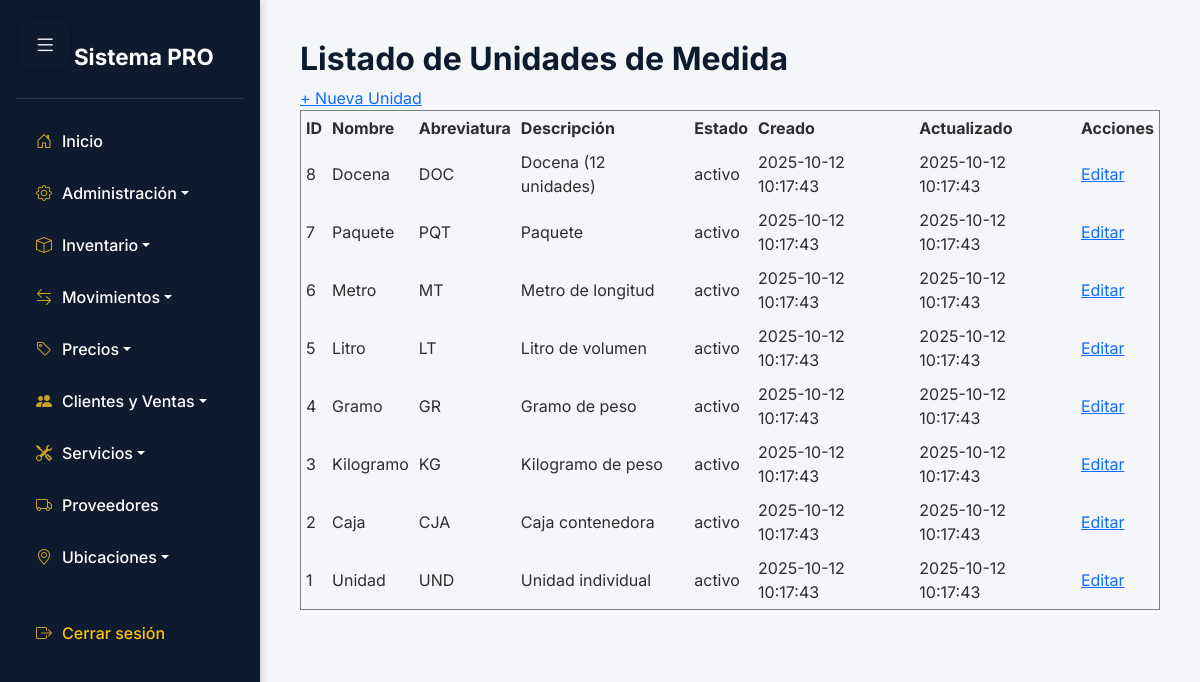
Page /app/vista/Unidad_medida/listar.php (signed in) on the committed database.
### tables this page shows
CREATE TABLE `unidades_medida` (
  `id` int NOT NULL,
  `nombre` varchar(50) NOT NULL,
  `abreviatura` varchar(10) NOT NULL,
  `descripcion` text,
  `estado_id` int NOT NULL DEFAULT '1',
  `usuario_creador_id` int DEFAULT NULL,
  `usuario_modificador_id` int DEFAULT NULL,
  `creado_en` datetime DEFAULT CURRENT_TIMESTAMP,
  `actualizado_en` datetime DEFAULT CURRENT_TIMESTAMP ON UPDATE CURRENT_TIMESTAMP
);

CREATE TABLE `bitacora_estados` (
  `id` int NOT NULL,
  `nombre` varchar(50) NOT NULL,
  `descripcion` text,
  `creado_en` datetime DEFAULT CURRENT_TIMESTAMP,
  `actualizado_en` datetime DEFAULT CURRENT_TIMESTAMP ON UPDATE CURRENT_TIMESTAMP
);

### app/Conexion/Conexion.php (called while the page is built)
<?php
class Conexion {
    private $conexion;
    private $host = 'localhost';
    private $dbName = 'aegis';
    private $username = 'root';
    private $password = '';
    public function __construct() {
        try {
            $this->conexion = new PDO(
                "mysql:host=$this->host;dbname=$this->dbName",
                $this->username,
                $this->password
            );
            $this->conexion->setAttribute(PDO::ATTR_ERRMODE, PDO::ERRMODE_EXCEPTION);
        } catch (PDOException $e) {
            die("Error de conexión: " . $e->getMessage());
        }
    }
    public function getConexion() {
        return $this->conexion;
    }
}
?>

### app/Controlador/UnidadesMedidaControlador.php (called while the page is built, shortened)
<?php
require_once __DIR__ . '/../Modelo/UnidadesMedida.php';
class UnidadesMedidaControlador {
    private $modelo;
    public function __construct() {
        $this->modelo = new UnidadMedida();
    }
    public function listar() {
        return $this->modelo->listar();
    }
}

### app/Modelo/UnidadesMedida.php (called while the page is built, shortened)
<?php
require_once __DIR__ . '/../Conexion/Conexion.php';
class UnidadMedida {
    private $conexion;
    public function __construct() {
        $this->conexion = new Conexion();
    }
    public function listar() {
        $sql = "SELECT u.id, u.nombre, u.abreviatura, u.descripcion,
                       e.nombre AS estado, u.creado_en, u.actualizado_en
                FROM unidades_medida u
                INNER JOIN bitacora_estados e ON u.estado_id = e.id
                ORDER BY u.id DESC";
        $stmt = $this->conexion->getConexion()->prepare($sql);
        $stmt->execute();
        return $stmt->fetchAll(PDO::FETCH_ASSOC);
    }
}

### app/Vista/Unidad_medida/listar.php (the view, shortened to what this page needs)
<?php
require_once '../../Controlador/UnidadesMedidaControlador.php';
include '../../../includes/sidebar.php';
$controlador = new UnidadesMedidaControlador();
$unidades = $controlador->listar();
?>
<h2>Listado de Unidades de Medida</h2>
<a href="nuevo.php">+ Nueva Unidad</a>
<table border="1" cellpadding="5" cellspacing="0">
    <thead>
        <tr>
            <th>ID</th>
            <th>Nombre</th>
            <th>Abreviatura</th>
            <th>Descripción</th>
            <th>Estado</th>
            <th>Creado</th>
            <th>Actualizado</th>
            <th>Acciones</th>
        </tr>
    </thead>
    <tbody>
        <?php foreach ($unidades as $u): ?>
            <tr>
                <td><?= $u['id'] ?></td>
                <td><?= htmlspecialchars($u['nombre']) ?></td>
                <td><?= htmlspecialchars($u['abreviatura']) ?></td>
                <td><?= htmlspecialchars($u['descripcion']) ?></td>
                <td><?= htmlspecialchars($u['estado']) ?></td>
                <td><?= $u['creado_en'] ?></td>
                <td><?= $u['actualizado_en'] ?></td>
                <td>
                    <a href="editar.php?id=<?= $u['id'] ?>">Editar</a>
                </td>
            </tr>
        <?php endforeach; ?>
    </tbody>
</table>

### includes/sidebar.php (style rules this page uses)
:root { --sidebar-bg: #0e1b2f; --sidebar-hover: #1f3a5f; --accent-gold: #c9a227; --body-bg: #f4f6f9; --text-light: #ffffff; --text-dark: #2e2e2e; }
body { font-family: 'Inter', sans-serif; background-color: var(--body-bg); color: var(--text-dark); margin: 0; padding: 0; }
h1, h2, h3 { color: var(--sidebar-bg); font-weight: 700; }

### rows in the picture
unidades_medida: id "8", nombre "Docena", abreviatura "DOC", descripcion "Docena (12 unidades)", bitacora_estados.nombre "activo", creado_en "2025-10-12 10:17:43", actualizado_en "2025-10-12 10:17:43"
unidades_medida: id "7", nombre "Paquete", abreviatura "PQT", descripcion "Paquete", bitacora_estados.nombre "activo", creado_en "2025-10-12 10:17:43", actualizado_en "2025-10-12 10:17:43"
unidades_medida: id "6", nombre "Metro", abreviatura "MT", descripcion "Metro de longitud", bitacora_estados.nombre "activo", creado_en "2025-10-12 10:17:43", actualizado_en "2025-10-12 10:17:43"
unidades_medida: id "5", nombre "Litro", abreviatura "LT", descripcion "Litro de volumen", bitacora_estados.nombre "activo", creado_en "2025-10-12 10:17:43", actualizado_en "2025-10-12 10:17:43"
unidades_medida: id "4", nombre "Gramo", abreviatura "GR", descripcion "Gramo de peso", bitacora_estados.nombre "activo", creado_en "2025-10-12 10:17:43", actualizado_en "2025-10-12 10:17:43"
unidades_medida: id "3", nombre "Kilogramo", abreviatura "KG", descripcion "Kilogramo de peso", bitacora_estados.nombre "activo", creado_en "2025-10-12 10:17:43", actualizado_en "2025-10-12 10:17:43"
unidades_medida: id "2", nombre "Caja", abreviatura "CJA", descripcion "Caja contenedora", bitacora_estados.nombre "activo", creado_en "2025-10-12 10:17:43", actualizado_en "2025-10-12 10:17:43"
unidades_medida: id "1", nombre "Unidad", abreviatura "UND", descripcion "Unidad individual", bitacora_estados.nombre "activo", creado_en "2025-10-12 10:17:43", actualizado_en "2025-10-12 10:17:43"
